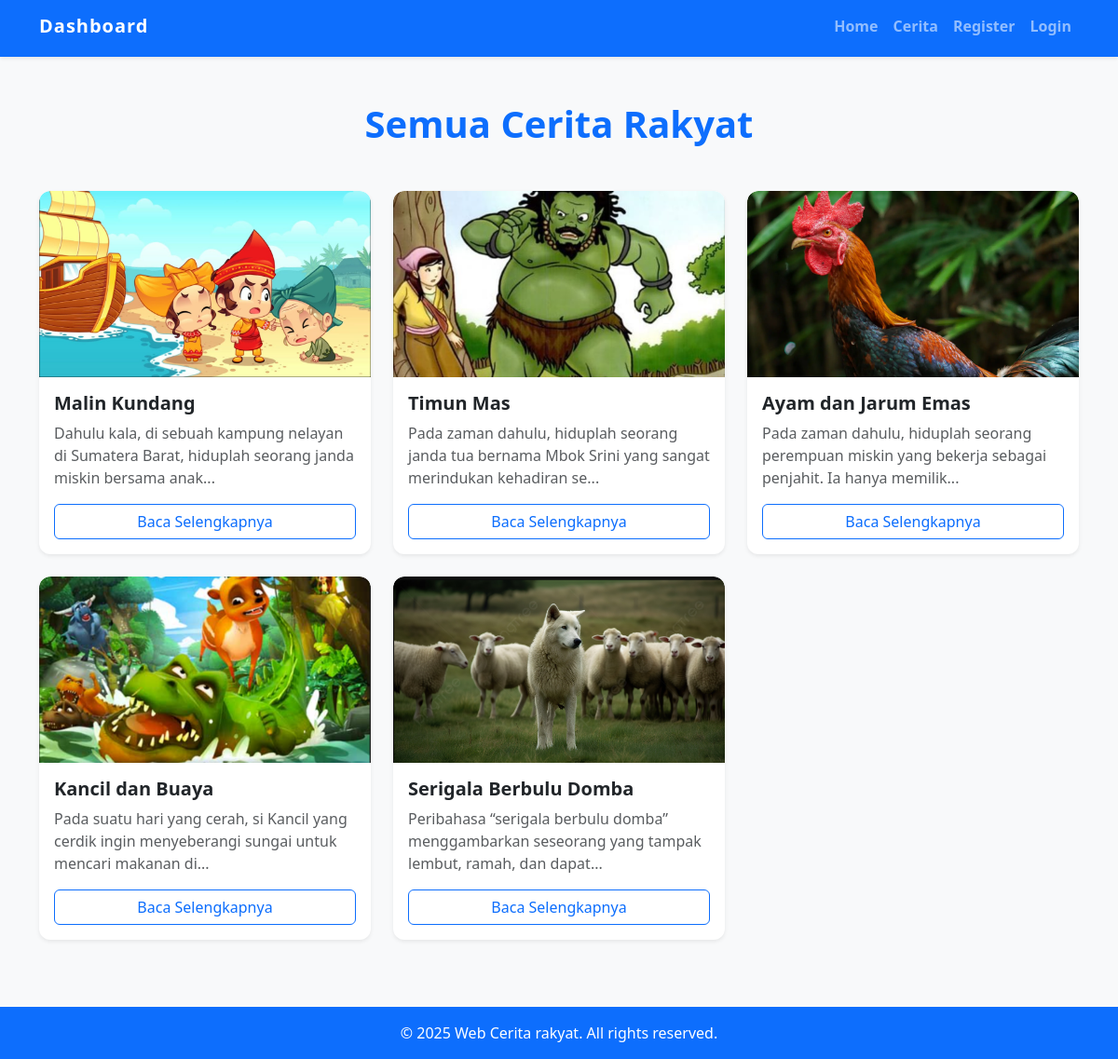
Page /cerita_rakyat_list.php on the committed database.
### tables this page shows
CREATE TABLE `cerita` (
  `id` int(11) NOT NULL,
  `title` varchar(255) NOT NULL,
  `content` text NOT NULL,
  `image` varchar(255) DEFAULT NULL,
  `created_at` timestamp NOT NULL DEFAULT current_timestamp()
);

### cerita_rakyat_list.php (the view, shortened to what this page needs)
<?php
require_once 'inc/config.php';
require_once 'inc/template.php';
$stmt = $pdo->query("SELECT id, title, content, image FROM cerita ORDER BY created_at DESC");
$articles = $stmt->fetchAll();
html_header('Daftar Semua Artikel');
?>
<h1 class="fw-bold text-primary mb-5 text-center">Semua Cerita Rakyat</h1>
<div class="row">
    <?php foreach ($articles as $article): ?>
        <div class="col-md-4 mb-4">
            <div class="card h-100 shadow-sm">
                <?php if ($article['image'] && file_exists('assets/uploads/' . $article['image'])): ?>
                    <img src="assets/uploads/<?php echo htmlspecialchars($article['image']); ?>" class="card-img-top" alt="<?php echo htmlspecialchars($article['title']); ?>" style="height: 200px; object-fit: cover;">
                <?php else: ?>
                    <div class="bg-light text-center d-flex align-items-center justify-content-center text-muted" style="height: 200px;">
                        <span class="text-secondary">Tidak ada Gambar</span>
                    </div>
                <?php endif; ?>
                <div class="card-body d-flex flex-column">
                    <h5 class="card-title fw-bold"><?php echo htmlspecialchars($article['title']); ?></h5>
                    <p class="card-text text-muted"><?php echo substr(strip_tags($article['content']), 0, 100) . '...'; ?></p>
                    <a href="cerita_rakyat.php?id=<?php echo $article['id']; ?>" class="mt-auto btn btn-outline-primary">Baca Selengkapnya</a>
                </div>
            </div>
        </div>
    <?php endforeach; ?>
</div>
<?php html_footer(); ?>

### inc/template.php (shortened to what this page needs)
<?php
$is_logged_in = isset($_SESSION['is_logged_in']) && $_SESSION['is_logged_in'] === true;
$role = $_SESSION['role'] ?? 'guest';
function html_header($title = "Web Artikel Komentar") {
    $path_prefix = (basename(getcwd()) === 'admin') ? '../' : '';
    global $is_logged_in, $role;
?>
<!DOCTYPE html>
<html lang="id">
<head>
    <link href="https://cdn.jsdelivr.net/npm/bootstrap@5.3.2/dist/css/bootstrap.min.css" rel="stylesheet">
    <link rel="stylesheet" href="<?php echo $path_prefix; ?>assets/CSS/style.css">
</head>
<body class="d-flex flex-column min-vh-100">
    <nav class="navbar navbar-expand-lg navbar-dark bg-primary shadow-sm">
        <div class="container">
            <a class="navbar-brand fw-bold" href="<?php echo $path_prefix; ?>index.php">Dashboard</a>
            <div class="collapse navbar-collapse" id="navbarNav">
                <ul class="navbar-nav ms-auto">
                    <li class="nav-item"><a class="nav-link fw-bold" href="<?php echo $path_prefix; ?>index.php">Home</a></li>
                    <li class="nav-item"><a class="nav-link fw-bold" href="<?php echo $path_prefix; ?>cerita_rakyat_list.php">Cerita</a></li>
                    <?php if ($is_logged_in): ?>
                        <li class="nav-item">
                            <span class="nav-link text-info fw-bold">Hi, <?php echo htmlspecialchars($_SESSION['username']); ?> (<?php echo htmlspecialchars($role); ?>)</span>
                        </li>
                        <li class="nav-item"><a class="nav-link btn btn-danger btn-sm text-white" href="<?php echo $path_prefix; ?>logout.php">Logout</a></li>
                    <?php else: ?>
                        <li class="nav-item"><a class="nav-link fw-bold" href="<?php echo $path_prefix; ?>register.php">Register</a></li>
                        <li class="nav-item"><a class="nav-link fw-bold" href="<?php echo $path_prefix; ?>login.php">Login</a></li>
                    <?php endif; ?>
                </ul>
            </div>
        </div>
    </nav>
    <main class="flex-grow-1 py-5">
        <div class="container">
<?php
}
function html_footer() {
?>
        </div>
    </main>
    <footer class="footer bg-primary text-white text-center py-3 mt-auto">
        <p class="mb-0">&copy; 2025 Web Cerita rakyat. All rights reserved.</p>
    </footer>
</body>
</html>
<?php
}
?>

### assets/css/style.css (style rules this page uses)
body { font-family: 'Segoe UI', Tahoma, Geneva, Verdana, sans-serif; background-color: #f8f9fa; }
a { text-decoration: none; }
.navbar { border-bottom: 5px solid #0d6efd; }
.navbar-brand { letter-spacing: 1px; }
.card { border: none; border-radius: 12px; transition: transform 0.3s ease, box-shadow 0.3s ease; overflow: hidden; }
.card-img-top { border-top-left-radius: 12px; border-top-right-radius: 12px; }

### rows in the picture
cerita: image (picture), title "Malin Kundang", content "Dahulu kala, di sebuah kampung nelayan di Sumatera Barat, hiduplah seorang janda miskin bersama anak"
cerita: image (picture), title "Timun Mas", content "Pada zaman dahulu, hiduplah seorang janda tua bernama Mbok Srini yang sangat merindukan kehadiran se"
cerita: image (picture), title "Ayam dan Jarum Emas", content "Pada zaman dahulu, hiduplah seorang perempuan miskin yang bekerja sebagai penjahit. Ia hanya memilik"
cerita: image (picture), title "Kancil dan Buaya", content "Pada suatu hari yang cerah, si Kancil yang cerdik ingin menyeberangi sungai untuk mencari makanan di"
cerita: image (picture), title "Serigala Berbulu Domba", content "Peribahasa “serigala berbulu domba” menggambarkan seseorang yang tampak lembut, ramah, dan dapat"
